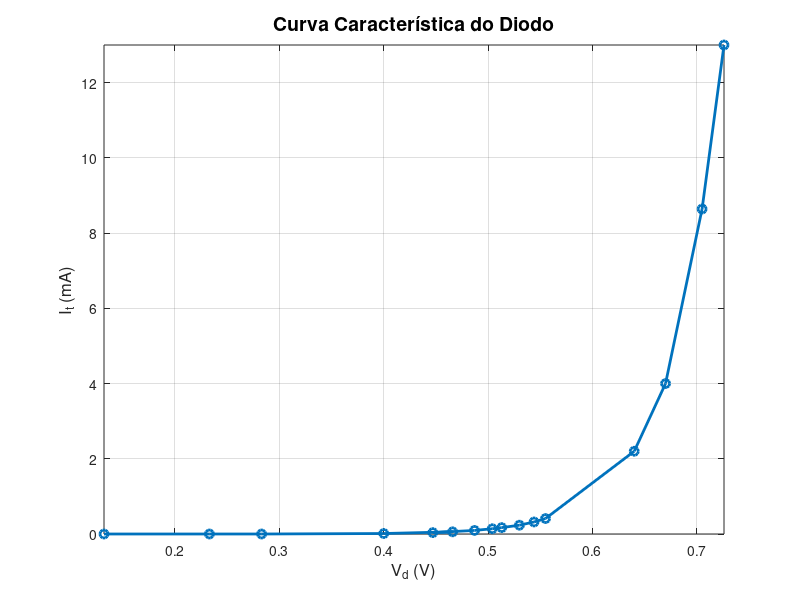

The MATLAB source for this figure:
% Matriz vd (tensão)
vd = [
    0.132
    0.233
    0.283
    0.4
    0.466
    0.447
    0.487
    0.504
    0.513
    0.53
    0.544
    0.555
    0.64
    0.67
    0.705
    0.726
];

% Matriz it (corrente)
it = [
    0
    0
    0
    1.28e-5
    5.80e-5
    3.68e-5
    9.50e-5
    1.40e-4
    1.70e-4
    2.34e-4
    3.20e-4
    4.11e-4
    2.20e-3
    4.00e-3
    8.64e-3
    0.013
];

it_mA = it * 1000;

% Plotando o gráfico
figure;
plot(vd, it_mA, '-o', 'LineWidth', 2, 'MarkerSize', 6);
xlabel('V_d (V)', 'FontSize', 12);
ylabel('I_t (mA)', 'FontSize', 12);
title('Curva Característica do Diodo', 'FontSize', 14);
grid on;

% Ajustes nos eixos (opcional)
xlim([min(vd) max(vd)]);
ylim([min(it) max(it_mA)]);